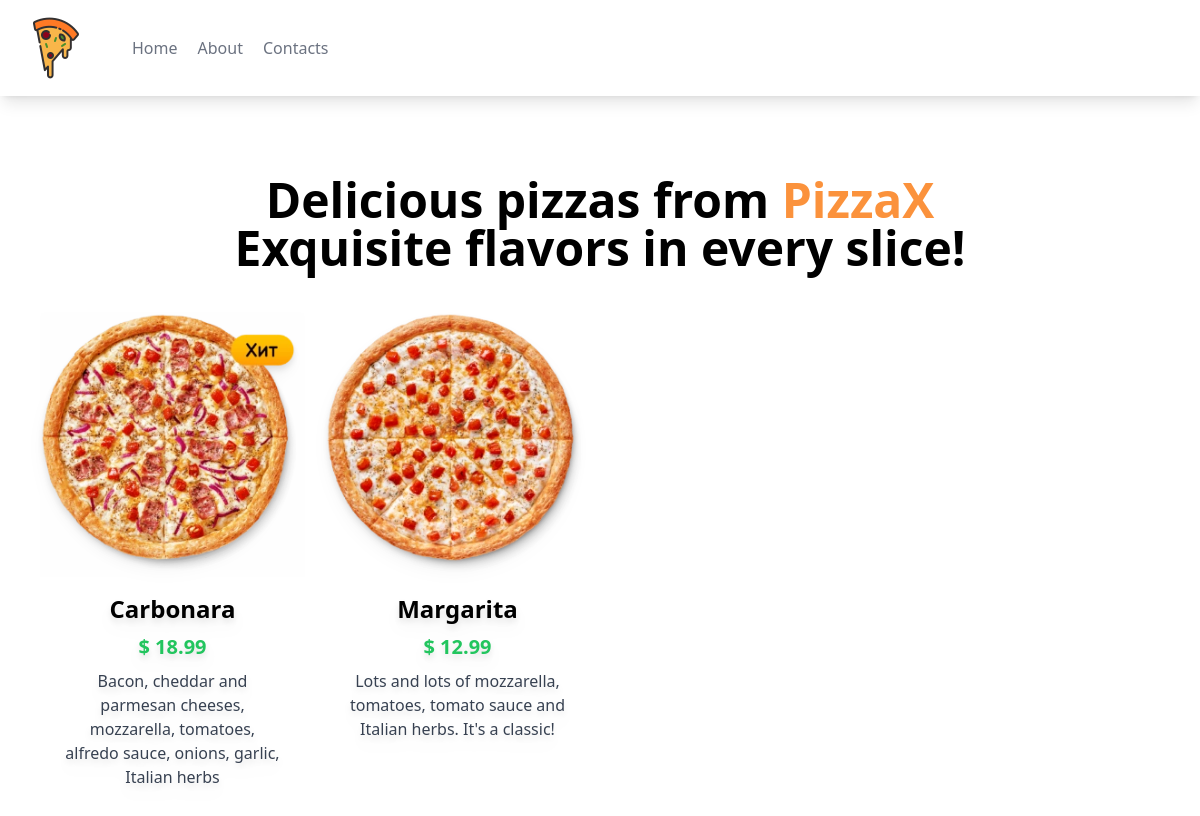
Page /myapp/ on the earlier database version.
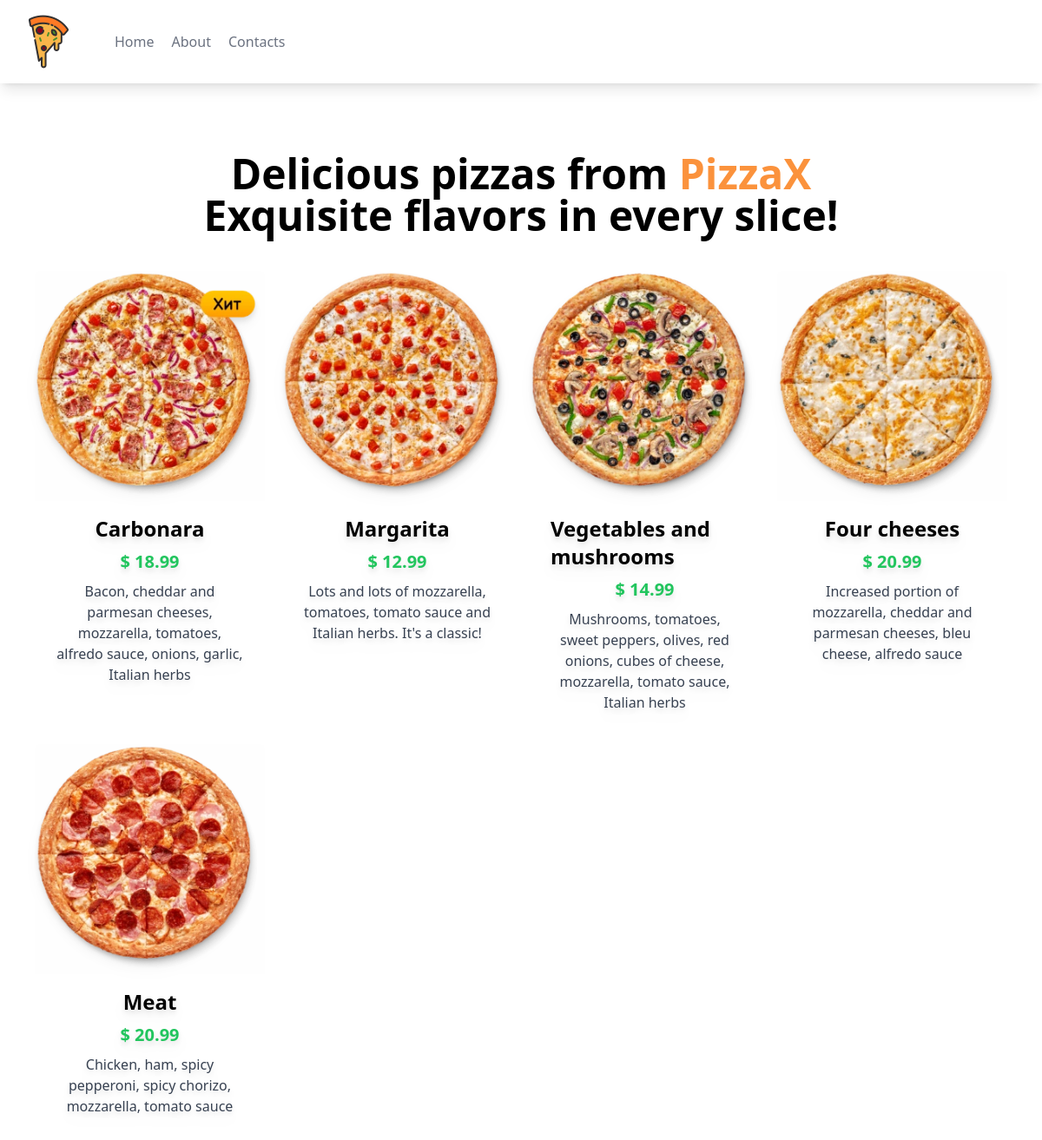
Same page on the later database version.
### myapp/models.py (models this page shows, shortened)
class Pizza(models.Model):
    name = models.CharField(max_length=50)
    description = models.CharField(max_length=500)
    price = models.DecimalField(max_digits=5,decimal_places=2)
    image = models.ImageField(blank=True, upload_to='images')

### myapp/views.py (the view)
# urls.py: path("",views.pizzas_list,name="pizzas_list"),
def pizzas_list(request):
    items = Pizza.objects.all()
    context = {
        'items':items
    }
    return render(request,"myapp/pizzas_list.html",context)

### myapp/templates/myapp/pizzas_list.html
{% extends "myapp/index.html" %}
{% load static %}
{% block content %}
  <main class="mt-10 mx-auto max-w-7xl sm:mt-12 sm:px-6 md:mt-16 lg:mt-20 lg:px-8 xl:mt-28">
    <div class="sm:text-center lg:text-center xl:text-center">
      <h1 class="text-3xl font-bold sm:text-4xl md:text-5xl">
        <span>Delicious pizzas from</span>
        <span class="text-orange-400">PizzaX</span>
        <span class="block xl:inline-block">Exquisite flavors in every slice!</span>
      </h1>
    </div>
  </main>
  <div class = "rounded p-10 grid grid-cols-1 sm:grid-cols-1 md:grid-cols-4 xl:grid-cols-4 lg:grid-cols-4 gap-5">
    {% for item in items %}
      <a href="{% url 'myapp:detail_pizza' item.id %}">
        <div class = "rounded overflow-hidden drop-shadow-lg">
          <div class="flex justify-center">
            <img class="w-90" src="{{item.image.url}}" alt="">
          </div>
          <div class="px-6 py-4">
            <div class="flex justify-center">
            <p class="font-bold text-2xl mb-2">{{item.name}}</p>
            </div>
            <div class="flex justify-center">
            <p class="font-bold text-xl text-green-500 mb-2">$ {{item.price}}</p>
            </div>
            <p class="text-gray-700 text-base text-center">{{item.description}}</p>
          </div>
        </div>
      </a>
      {% endfor %}
  </div>
{% endblock content %}

### myapp/templates/myapp/index.html (shortened to what this page needs)
{% load static %}
<!DOCTYPE html>
<html lang="en">
<head>
  <link rel="stylesheet" href="{% static 'myapp/styles.css' %}">
</head>
<body>
  {% include "myapp/navbar.html" %}
  {% block content %}
  {% endblock content %}
</body>
</html>

### myapp/templates/myapp/navbar.html
{% load static %}
<nav class="bg-white shadow-lg" >
    <div class="max-w-6x1 mx-auto px-4">
      <div class="flex justify-between">
        <div class="flex space-x-7">
          <div>
            <a href="#" class="flex items-center px-2 py-4">
              <img class="h-16 w-16" src="{% static 'myapp/images/logo.png' %}" alt="logo" />
            </a>
          </div>
          <div class="items-center flex space-x-1">
            <a href="#" class="py-4 px-2 text-gray-500">Home</a>
            <a href="#" class="py-4 px-2 text-gray-500">About</a>
            <a href="#" class="py-4 px-2 text-gray-500">Contacts</a>
          </div>
        </div>
      </div>
    </div>
</nav>

### myapp/static/myapp/styles.css (style rules this page uses)
html, :host { line-height: 1.5; -webkit-text-size-adjust: 100%; -moz-tab-size: 4; -o-tab-size: 4; tab-size: 4; font-family: ui-sans-serif, system-ui, sans-serif, "Apple Color Emoji", "Segoe UI Emoji", "Segoe UI Symbol", "Noto Color Emoji"; font-feature-settings: normal; font-variation-settings: normal; -webkit-tap-highlight-color: transparent; }
body { margin: 0; line-height: inherit; }
h1, h2, h3, h4, h5, h6 { font-size: inherit; font-weight: inherit; }
a { color: inherit; text-decoration: inherit; }
blockquote, dl, dd, h1, h2, h3, h4, h5, h6, hr, figure, p, pre { margin: 0; }
img, svg, video, canvas, audio, iframe, embed, object { display: block; vertical-align: middle; }
img, video { max-width: 100%; height: auto; }
.mx-auto { margin-left: auto; margin-right: auto; }
.mb-2 { margin-bottom: 0.5rem; }
.mt-10 { margin-top: 2.5rem; }
.block { display: block; }
.flex { display: flex; }
.grid { display: grid; }
.h-16 { height: 4rem; }
.w-16 { width: 4rem; }
.max-w-7xl { max-width: 80rem; }
.grid-cols-1 { grid-template-columns: repeat(1, minmax(0, 1fr)); }
.items-center { align-items: center; }
.justify-center { justify-content: center; }
.justify-between { justify-content: space-between; }
.gap-5 { gap: 1.25rem; }
.space-x-1 > :not([hidden]) ~ :not([hidden]) { --tw-space-x-reverse: 0; margin-right: calc(0.25rem * var(--tw-space-x-reverse)); margin-left: calc(0.25rem * calc(1 - var(--tw-space-x-reverse))); }
.space-x-7 > :not([hidden]) ~ :not([hidden]) { --tw-space-x-reverse: 0; margin-right: calc(1.75rem * var(--tw-space-x-reverse)); margin-left: calc(1.75rem * calc(1 - var(--tw-space-x-reverse))); }
.overflow-hidden { overflow: hidden; }
.rounded { border-radius: 0.25rem; }
.bg-white { --tw-bg-opacity: 1; background-color: rgb(255 255 255 / var(--tw-bg-opacity)); }
.p-10 { padding: 2.5rem; }
.px-2 { padding-left: 0.5rem; padding-right: 0.5rem; }
.px-4 { padding-left: 1rem; padding-right: 1rem; }
.px-6 { padding-left: 1.5rem; padding-right: 1.5rem; }
.py-4 { padding-top: 1rem; padding-bottom: 1rem; }
.text-center { text-align: center; }
.text-2xl { font-size: 1.5rem; line-height: 2rem; }
.text-3xl { font-size: 1.875rem; line-height: 2.25rem; }
.text-base { font-size: 1rem; line-height: 1.5rem; }
.text-xl { font-size: 1.25rem; line-height: 1.75rem; }
.font-bold { font-weight: 700; }
.text-gray-500 { --tw-text-opacity: 1; color: rgb(107 114 128 / var(--tw-text-opacity)); }
.text-gray-700 { --tw-text-opacity: 1; color: rgb(55 65 81 / var(--tw-text-opacity)); }
.text-green-500 { --tw-text-opacity: 1; color: rgb(34 197 94 / var(--tw-text-opacity)); }
.text-orange-400 { --tw-text-opacity: 1; color: rgb(251 146 60 / var(--tw-text-opacity)); }
.shadow-lg { --tw-shadow: 0 10px 15px -3px rgb(0 0 0 / 0.1), 0 4px 6px -4px rgb(0 0 0 / 0.1); --tw-shadow-colored: 0 10px 15px -3px var(--tw-shadow-color), 0 4px 6px -4px var(--tw-shadow-color); box-shadow: var(--tw-ring-offset-shadow, 0 0 #0000), var(--tw-ring-shadow, 0 0 #0000), var(--tw-shadow); }
.drop-shadow-lg { --tw-drop-shadow: drop-shadow(0 10px 8px rgb(0 0 0 / 0.04)) drop-shadow(0 4px 3px rgb(0 0 0 / 0.1)); filter: var(--tw-blur) var(--tw-brightness) var(--tw-contrast) var(--tw-grayscale) var(--tw-hue-rotate) var(--tw-invert) var(--tw-saturate) var(--tw-sepia) var(--tw-drop-shadow); }
@media (min-width: 640px) { .sm\:mt-12 { margin-top: 3rem; } }
@media (min-width: 640px) { .sm\:grid-cols-1 { grid-template-columns: repeat(1, minmax(0, 1fr)); } }
@media (min-width: 640px) { .sm\:px-6 { padding-left: 1.5rem; padding-right: 1.5rem; } }
@media (min-width: 640px) { .sm\:text-center { text-align: center; } }
@media (min-width: 640px) { .sm\:text-4xl { font-size: 2.25rem; line-height: 2.5rem; } }
@media (min-width: 768px) { .md\:mt-16 { margin-top: 4rem; } }
@media (min-width: 768px) { .md\:grid-cols-4 { grid-template-columns: repeat(4, minmax(0, 1fr)); } }
@media (min-width: 768px) { .md\:text-5xl { font-size: 3rem; line-height: 1; } }
@media (min-width: 1024px) { .lg\:mt-20 { margin-top: 5rem; } }
@media (min-width: 1024px) { .lg\:grid-cols-4 { grid-template-columns: repeat(4, minmax(0, 1fr)); } }
@media (min-width: 1024px) { .lg\:px-8 { padding-left: 2rem; padding-right: 2rem; } }
@media (min-width: 1024px) { .lg\:text-center { text-align: center; } }

Differences in the rows shown:
added Pizza: image (picture), name "Vegetables and mushrooms", price "14.99", description "Mushrooms, tomatoes, sweet peppers, olives, red onions, cubes of cheese, mozzarella, tomato sauce, Italian herbs"
added Pizza: image (picture), name "Four cheeses", price "20.99", description "Increased portion of mozzarella, cheddar and parmesan cheeses, bleu cheese, alfredo sauce"
added Pizza: image (picture), name "Meat", price "20.99", description "Chicken, ham, spicy pepperoni, spicy chorizo, mozzarella, tomato sauce"
